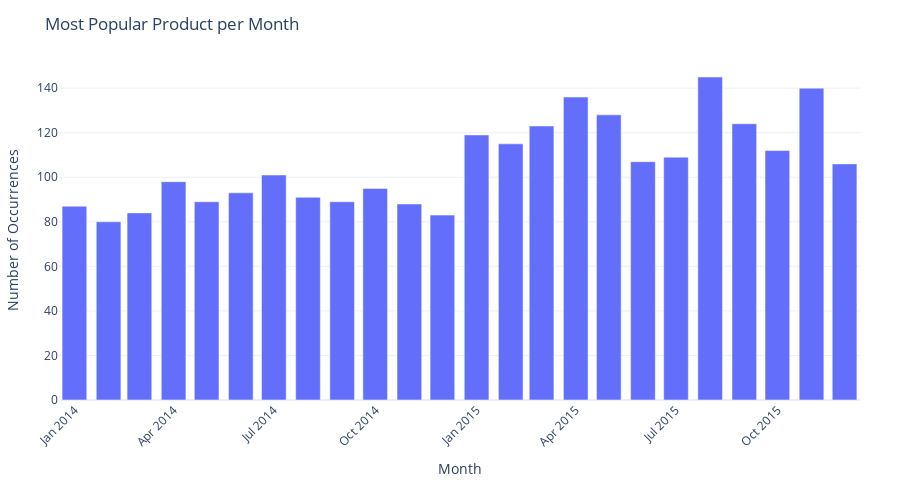

Notebook code cell kept with this figure:
### Code cell
data['Month'] = data['Date'].dt.to_period('M').astype(str)

monthly_item_counts = data.groupby(
    ['Month', 'itemDescription']).size().reset_index(name='Count')

top_items_per_month = monthly_item_counts.sort_values(['Month', 'Count'], ascending=[True, False]) \
                                         .groupby('Month').first().reset_index()

fig = px.bar(
    top_items_per_month,
    x='Month',
    y='Count',
    text='itemDescription',
    title='Most Popular Product per Month',
    labels={'Count': 'Popularity', 'Month': 'Month'},
    template='plotly_white'
)

fig.update_traces(textposition='outside')

fig.update_layout(
    xaxis_tickangle=-45,
    yaxis_title='Number of Occurrences',
    xaxis_title='Month',
    uniformtext_minsize=8,
    uniformtext_mode='hide',
    margin=dict(l=40, r=40, t=60, b=100),
    height=500
)

fig.show()

### Figure 1 — Plotly figure (JSON) as saved in the notebook; plotly's stock layout.template omitted (floating-point values rounded to 4 significant figures)
{"data": [{"hovertemplate": "Month=%{x}<br>Popularity=%{y}<br>itemDescription=%{text}<extra></extra>", "legendgroup": "", "marker": {"color": "#636efa", "pattern": {"shape": ""}}, "name": "", "orientation": "v", "showlegend": false, "text": ["rolls/buns", "other vegetables", "whole milk", "whole milk", "rolls/buns", "whole milk", "whole milk", "other vegetables", "whole milk", "rolls/buns", "whole milk", "whole milk", "whole milk", "whole milk", "whole milk", "whole milk", "whole milk", "whole milk", "whole milk", "whole milk", "whole milk", "whole milk", "whole milk", "whole milk"], "textposition": "outside", "type": "bar", "x": ["2014-01", "2014-02", "2014-03", "2014-04", "2014-05", "2014-06", "2014-07", "2014-08", "2014-09", "2014-10", "2014-11", "2014-12", "2015-01", "2015-02", "2015-03", "2015-04", "2015-05", "2015-06", "2015-07", "2015-08", "2015-09", "2015-10", "2015-11", "2015-12"], "xaxis": "x", "y": [87, 80, 84, 98, 89, 93, 101, 91, 89, 95, 88, 83, 119, 115, 123, 136, 128, 107, 109, 145, 124, 112, 140, 106], "yaxis": "y"}], "layout": {"barmode": "relative", "height": 500, "legend": {"tracegroupgap": 0}, "margin": {"b": 100, "l": 40, "r": 40, "t": 60}, "title": {"text": "Most Popular Product per Month"}, "uniformtext": {"minsize": 8, "mode": "hide"}, "xaxis": {"anchor": "y", "domain": [0, 1], "tickangle": -45, "title": {"text": "Month"}}, "yaxis": {"anchor": "x", "domain": [0, 1], "title": {"text": "Number of Occurrences"}}}}
